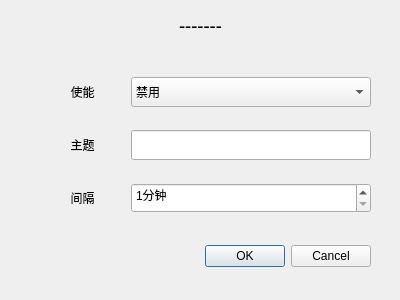
<?xml version="1.0" encoding="UTF-8"?>
<ui version="4.0">
 <class>Gui_RedisDlg</class>
 <widget class="QDialog" name="Gui_RedisDlg">
  <property name="geometry">
   <rect>
    <x>0</x>
    <y>0</y>
    <width>400</width>
    <height>300</height>
   </rect>
  </property>
  <property name="windowTitle">
   <string>Dialog</string>
  </property>
  <widget class="QDialogButtonBox" name="buttonBox">
   <property name="geometry">
    <rect>
     <x>30</x>
     <y>240</y>
     <width>341</width>
     <height>32</height>
    </rect>
   </property>
   <property name="orientation">
    <enum>Qt::Horizontal</enum>
   </property>
   <property name="standardButtons">
    <set>QDialogButtonBox::Cancel|QDialogButtonBox::Ok</set>
   </property>
  </widget>
  <widget class="QWidget" name="layoutWidget">
   <property name="geometry">
    <rect>
     <x>40</x>
     <y>60</y>
     <width>331</width>
     <height>171</height>
    </rect>
   </property>
   <layout class="QGridLayout" name="gridLayout">
    <item row="2" column="0">
     <widget class="QLabel" name="label_5">
      <property name="minimumSize">
       <size>
        <width>0</width>
        <height>30</height>
       </size>
      </property>
      <property name="text">
       <string>间隔</string>
      </property>
      <property name="alignment">
       <set>Qt::AlignCenter</set>
      </property>
     </widget>
    </item>
    <item row="0" column="1">
     <widget class="QComboBox" name="enBox">
      <property name="minimumSize">
       <size>
        <width>120</width>
        <height>30</height>
       </size>
      </property>
      <item>
       <property name="text">
        <string>禁用</string>
       </property>
      </item>
      <item>
       <property name="text">
        <string>启用</string>
       </property>
      </item>
     </widget>
    </item>
    <item row="2" column="1">
     <widget class="QSpinBox" name="spinBox">
      <property name="minimumSize">
       <size>
        <width>0</width>
        <height>30</height>
       </size>
      </property>
      <property name="suffix">
       <string>分钟</string>
      </property>
      <property name="minimum">
       <number>1</number>
      </property>
      <property name="maximum">
       <number>9999</number>
      </property>
     </widget>
    </item>
    <item row="0" column="0">
     <widget class="QLabel" name="label_2">
      <property name="minimumSize">
       <size>
        <width>0</width>
        <height>30</height>
       </size>
      </property>
      <property name="text">
       <string>使能</string>
      </property>
      <property name="alignment">
       <set>Qt::AlignCenter</set>
      </property>
     </widget>
    </item>
    <item row="1" column="0">
     <widget class="QLabel" name="label_4">
      <property name="minimumSize">
       <size>
        <width>0</width>
        <height>30</height>
       </size>
      </property>
      <property name="text">
       <string>主题</string>
      </property>
      <property name="alignment">
       <set>Qt::AlignCenter</set>
      </property>
     </widget>
    </item>
    <item row="1" column="1">
     <widget class="QLineEdit" name="topicEdit">
      <property name="minimumSize">
       <size>
        <width>0</width>
        <height>30</height>
       </size>
      </property>
      <property name="maximumSize">
       <size>
        <width>240</width>
        <height>16777215</height>
       </size>
      </property>
     </widget>
    </item>
   </layout>
  </widget>
  <widget class="QLabel" name="titleLab">
   <property name="geometry">
    <rect>
     <x>0</x>
     <y>0</y>
     <width>401</width>
     <height>51</height>
    </rect>
   </property>
   <property name="minimumSize">
    <size>
     <width>0</width>
     <height>45</height>
    </size>
   </property>
   <property name="font">
    <font>
     <family>微软雅黑</family>
     <pointsize>14</pointsize>
    </font>
   </property>
   <property name="text">
    <string>-------</string>
   </property>
   <property name="alignment">
    <set>Qt::AlignCenter</set>
   </property>
  </widget>
 </widget>
 <resources/>
 <connections>
  <connection>
   <sender>buttonBox</sender>
   <signal>accepted()</signal>
   <receiver>Gui_RedisDlg</receiver>
   <slot>accept()</slot>
   <hints>
    <hint type="sourcelabel">
     <x>248</x>
     <y>254</y>
    </hint>
    <hint type="destinationlabel">
     <x>157</x>
     <y>274</y>
    </hint>
   </hints>
  </connection>
  <connection>
   <sender>buttonBox</sender>
   <signal>rejected()</signal>
   <receiver>Gui_RedisDlg</receiver>
   <slot>reject()</slot>
   <hints>
    <hint type="sourcelabel">
     <x>316</x>
     <y>260</y>
    </hint>
    <hint type="destinationlabel">
     <x>286</x>
     <y>274</y>
    </hint>
   </hints>
  </connection>
 </connections>
</ui>
